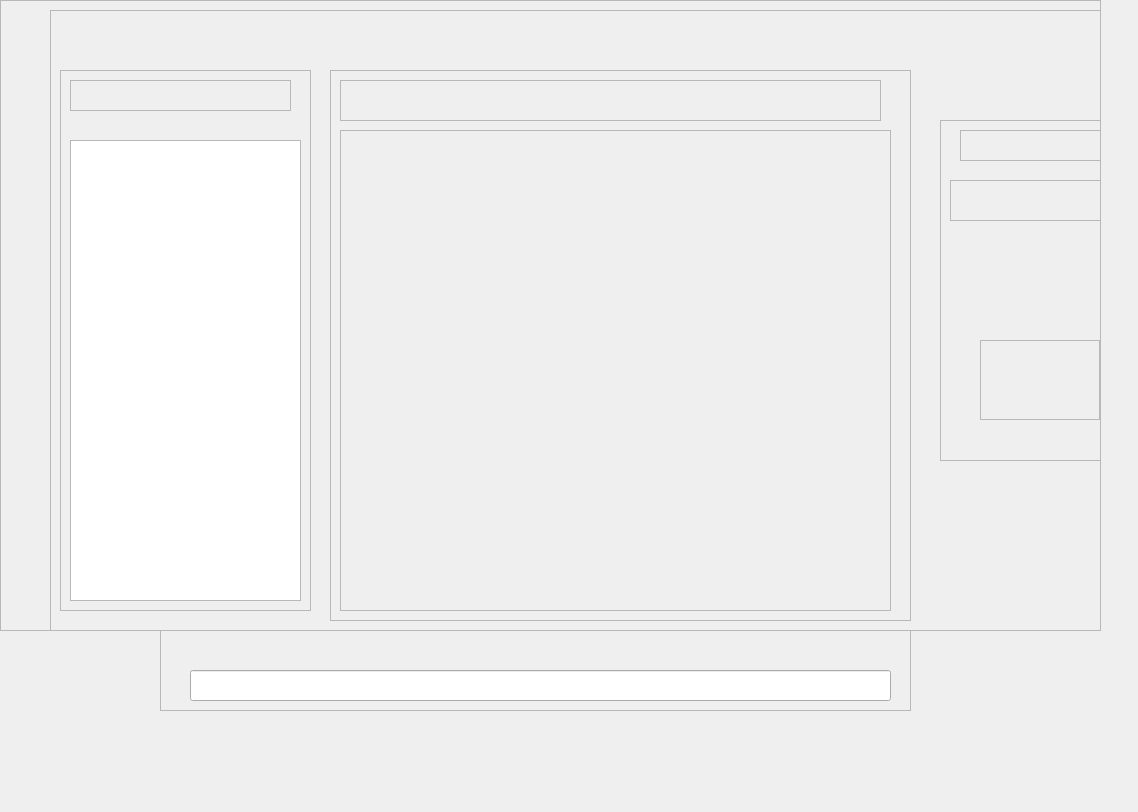
<?xml version="1.0" encoding="UTF-8"?>
<ui version="4.0">
 <class>MainWindow</class>
 <widget class="QMainWindow" name="MainWindow">
  <property name="geometry">
   <rect>
    <x>0</x>
    <y>0</y>
    <width>1138</width>
    <height>812</height>
   </rect>
  </property>
  <property name="windowTitle">
   <string>MainWindow</string>
  </property>
  <widget class="QWidget" name="centralwidget">
   <widget class="QFrame" name="frame">
    <property name="geometry">
     <rect>
      <x>0</x>
      <y>0</y>
      <width>1101</width>
      <height>631</height>
     </rect>
    </property>
    <property name="frameShape">
     <enum>QFrame::StyledPanel</enum>
    </property>
    <property name="frameShadow">
     <enum>QFrame::Raised</enum>
    </property>
    <widget class="QFrame" name="frame_11">
     <property name="geometry">
      <rect>
       <x>50</x>
       <y>10</y>
       <width>1091</width>
       <height>631</height>
      </rect>
     </property>
     <property name="frameShape">
      <enum>QFrame::StyledPanel</enum>
     </property>
     <property name="frameShadow">
      <enum>QFrame::Raised</enum>
     </property>
     <widget class="QFrame" name="frame_4">
      <property name="geometry">
       <rect>
        <x>10</x>
        <y>60</y>
        <width>251</width>
        <height>541</height>
       </rect>
      </property>
      <property name="frameShape">
       <enum>QFrame::StyledPanel</enum>
      </property>
      <property name="frameShadow">
       <enum>QFrame::Raised</enum>
      </property>
      <widget class="QTextEdit" name="log">
       <property name="geometry">
        <rect>
         <x>10</x>
         <y>70</y>
         <width>231</width>
         <height>461</height>
        </rect>
       </property>
       <property name="readOnly">
        <bool>true</bool>
       </property>
      </widget>
      <widget class="QFrame" name="frame_9">
       <property name="geometry">
        <rect>
         <x>10</x>
         <y>10</y>
         <width>221</width>
         <height>31</height>
        </rect>
       </property>
       <property name="frameShape">
        <enum>QFrame::StyledPanel</enum>
       </property>
       <property name="frameShadow">
        <enum>QFrame::Raised</enum>
       </property>
      </widget>
     </widget>
     <widget class="QFrame" name="frame_3">
      <property name="geometry">
       <rect>
        <x>280</x>
        <y>60</y>
        <width>581</width>
        <height>551</height>
       </rect>
      </property>
      <property name="frameShape">
       <enum>QFrame::StyledPanel</enum>
      </property>
      <property name="frameShadow">
       <enum>QFrame::Raised</enum>
      </property>
      <widget class="QFrame" name="frame_7">
       <property name="geometry">
        <rect>
         <x>10</x>
         <y>10</y>
         <width>541</width>
         <height>41</height>
        </rect>
       </property>
       <property name="frameShape">
        <enum>QFrame::StyledPanel</enum>
       </property>
       <property name="frameShadow">
        <enum>QFrame::Raised</enum>
       </property>
      </widget>
      <widget class="QFrame" name="plot_frame">
       <property name="geometry">
        <rect>
         <x>10</x>
         <y>60</y>
         <width>551</width>
         <height>481</height>
        </rect>
       </property>
       <property name="frameShape">
        <enum>QFrame::StyledPanel</enum>
       </property>
       <property name="frameShadow">
        <enum>QFrame::Raised</enum>
       </property>
      </widget>
     </widget>
     <widget class="QFrame" name="frame_5">
      <property name="geometry">
       <rect>
        <x>890</x>
        <y>110</y>
        <width>181</width>
        <height>341</height>
       </rect>
      </property>
      <property name="frameShape">
       <enum>QFrame::StyledPanel</enum>
      </property>
      <property name="frameShadow">
       <enum>QFrame::Raised</enum>
      </property>
      <widget class="QFrame" name="frame_6">
       <property name="geometry">
        <rect>
         <x>10</x>
         <y>60</y>
         <width>161</width>
         <height>41</height>
        </rect>
       </property>
       <property name="frameShape">
        <enum>QFrame::StyledPanel</enum>
       </property>
       <property name="frameShadow">
        <enum>QFrame::Raised</enum>
       </property>
       <widget class="QLabel" name="agv_data_flag_in_mission">
        <property name="geometry">
         <rect>
          <x>20</x>
          <y>20</y>
          <width>14</width>
          <height>14</height>
         </rect>
        </property>
        <property name="text">
         <string/>
        </property>
        <property name="pixmap">
         <pixmap>../v2/led-red-on.png</pixmap>
        </property>
        <property name="scaledContents">
         <bool>true</bool>
        </property>
       </widget>
      </widget>
      <widget class="QFrame" name="frame_8">
       <property name="geometry">
        <rect>
         <x>40</x>
         <y>220</y>
         <width>120</width>
         <height>80</height>
        </rect>
       </property>
       <property name="frameShape">
        <enum>QFrame::StyledPanel</enum>
       </property>
       <property name="frameShadow">
        <enum>QFrame::Raised</enum>
       </property>
       <widget class="QWidget" name="verticalLayoutWidget">
        <property name="geometry">
         <rect>
          <x>-1</x>
          <y>-1</y>
          <width>121</width>
          <height>81</height>
         </rect>
        </property>
        <layout class="QVBoxLayout" name="layout_plot_battery"/>
       </widget>
      </widget>
      <widget class="QFrame" name="frame_10">
       <property name="geometry">
        <rect>
         <x>20</x>
         <y>10</y>
         <width>151</width>
         <height>31</height>
        </rect>
       </property>
       <property name="frameShape">
        <enum>QFrame::StyledPanel</enum>
       </property>
       <property name="frameShadow">
        <enum>QFrame::Raised</enum>
       </property>
      </widget>
     </widget>
    </widget>
   </widget>
   <widget class="QFrame" name="frame_2">
    <property name="geometry">
     <rect>
      <x>160</x>
      <y>630</y>
      <width>751</width>
      <height>81</height>
     </rect>
    </property>
    <property name="frameShape">
     <enum>QFrame::StyledPanel</enum>
    </property>
    <property name="frameShadow">
     <enum>QFrame::Raised</enum>
    </property>
    <widget class="QLineEdit" name="command_entry">
     <property name="geometry">
      <rect>
       <x>30</x>
       <y>40</y>
       <width>701</width>
       <height>31</height>
      </rect>
     </property>
    </widget>
   </widget>
  </widget>
 </widget>
 <resources/>
 <connections/>
</ui>
